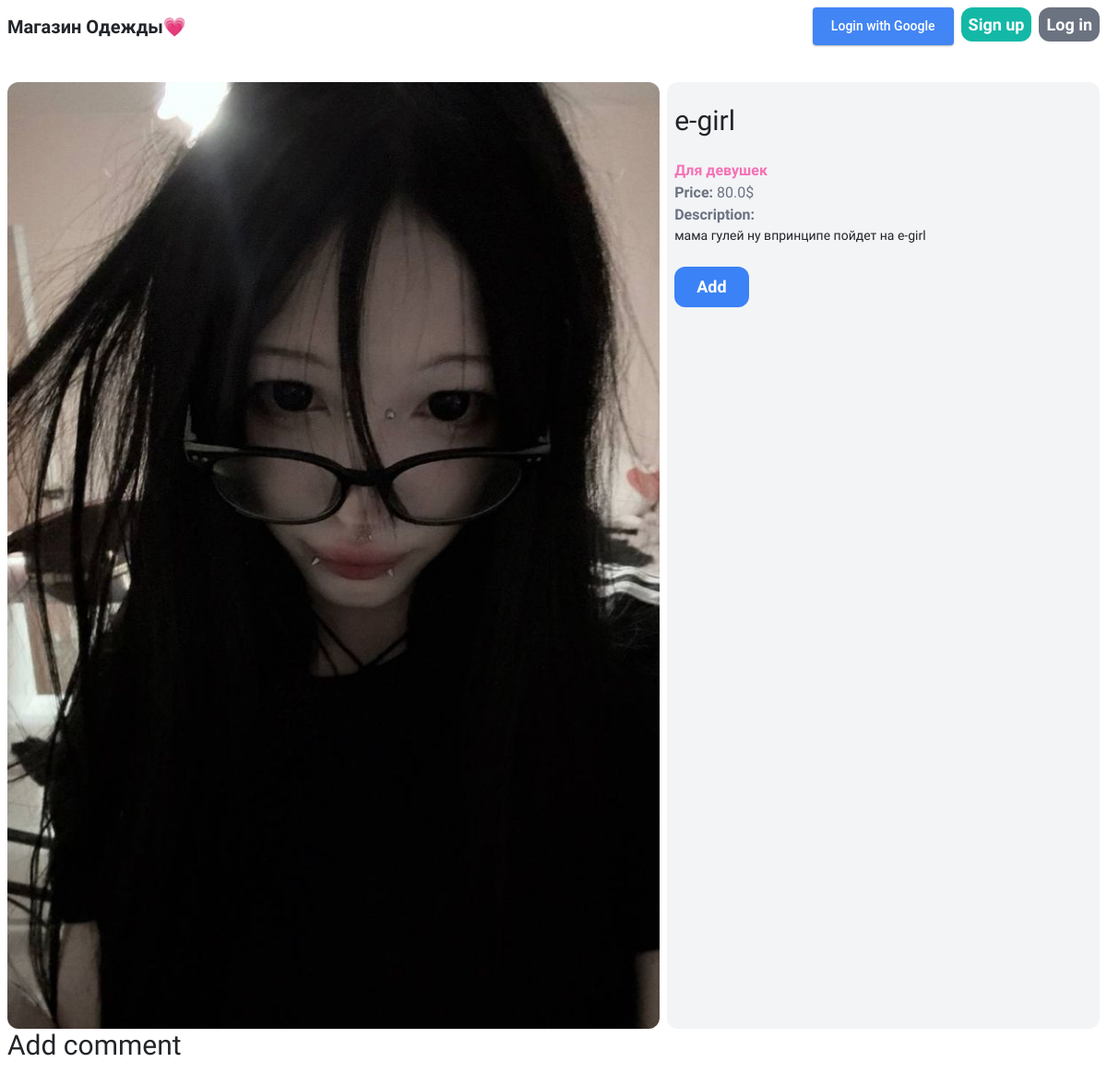
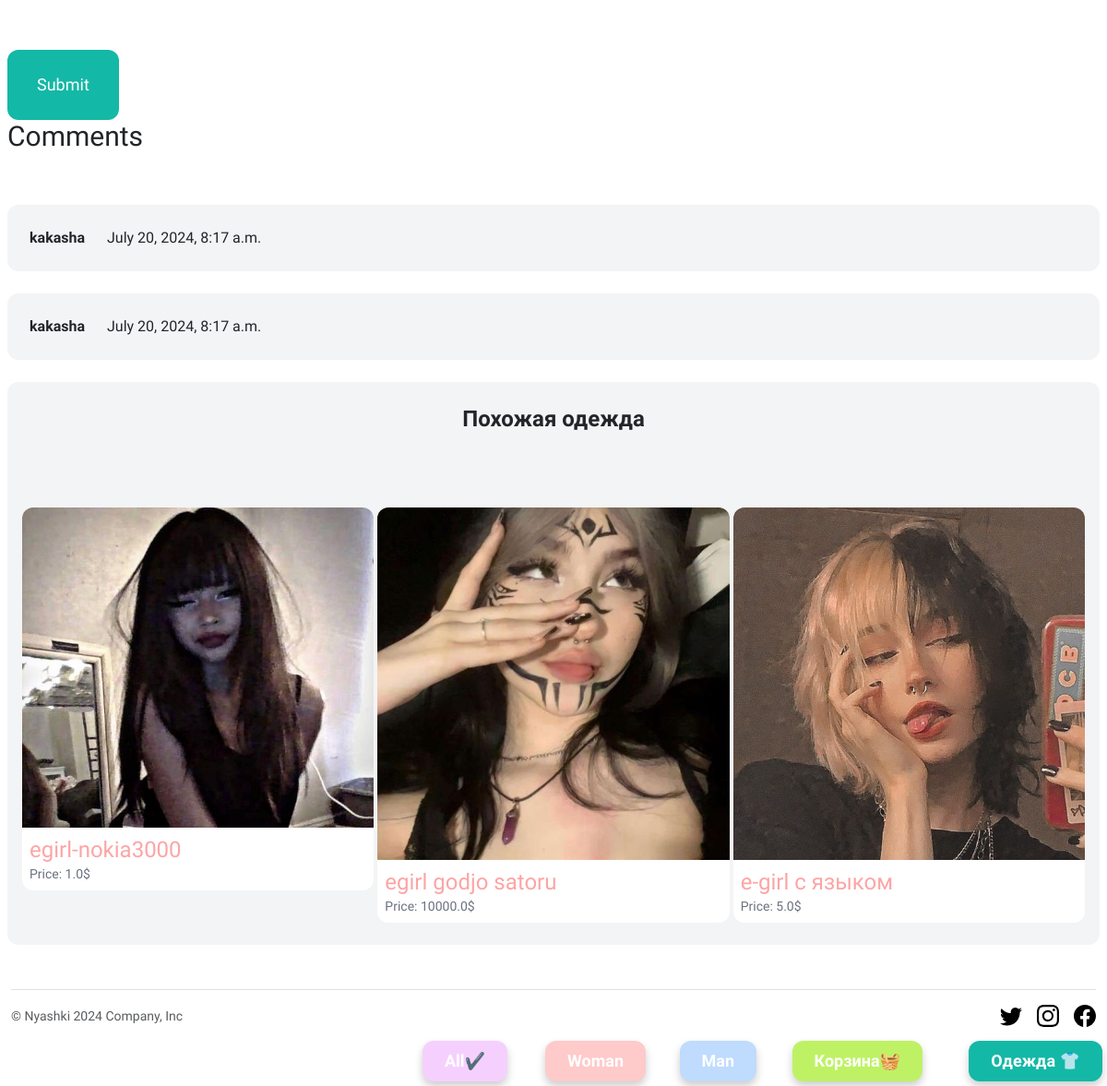
The app's page /items/8 with its own data (2 pictures, top to bottom).
### item/models.py (models this page shows, shortened)
class Item(models.Model):
    category = models.ForeignKey(Category, related_name='items', on_delete=models.CASCADE)
    name = models.CharField(max_length=255)
    description = models.TextField(blank=True, null=True)
    price = models.FloatField()
    image = models.ImageField(upload_to='item_images', blank=True, null=True)
    is_sold = models.BooleanField(default=False)
    created_at = models.DateTimeField(auto_now_add=True)
    users = models.ManyToManyField(User, related_name='items', blank=True)
    gender = models.CharField(max_length=1, choices=gender_choice)
    comments = models.ManyToManyField(Comment)

class Comment(models.Model):
    user = models.ForeignKey(User, related_name='comments', on_delete=models.CASCADE)
    description = models.TextField()
    created_at = models.DateTimeField()
    class Meta:
        ordering = ('-created_at',)

### item/views.py (the view, shortened to what this page needs)
# urls.py: path('<int:pk>', views.detail, name='detail'),
def detail(request, pk, operation=None, form=None, pk_comment=None, form_edit=None, op=None):
    item = get_object_or_404(Item, pk=pk)
    related_items = Item.objects.filter(category=item.category, is_sold=False).exclude(pk=pk)
    gender = ''
    if "gender" not in request.session:
        gender = 'ALL'
    else:
        gender = request.session["gender"]
    if gender != 'ALL':
        related_items = related_items.filter(gender=gender)
    return render(request, 'item/detail.html', {
            'item': item,
            'related_items': related_items,
            'gender': gender
    })

### item/templates/item/detail.html (shortened to what this page needs)
{% extends 'core/base.html' %}
{% block static %}
<link rel="stylesheet" href="static/item/css/mdb.min.css" />
{% endblock %}
{% block content %}
<a href="{% url 'core:index'%}" class="fixed-link inline-block md:mt-6 md:px-6 md:py-3 py-2 px-4 md:text-lg text-md font-semibold bg-teal-500 text-white rounded-xl">Одежда 👕</a>
<a href="{% url 'item:basket' %}" class="fixed-link2 inline-block md:mt-6 md:px-6 md:py-3 py-2 px-4 md:text-lg text-md font-semibold bg-lime-300 text-white rounded-xl">Корзина🧺
</a>
{% if gender == 'ALL' %}
<a href="{% url 'item:gender_detail' 'ALL' item.id %}" class="fixed-link5 inline-block md:mt-6 md:px-6 md:py-3 py-2 px-4 md:text-lg text-md font-semibold bg-fuchsia-200 text-white rounded-xl">All✔️</a>
{% else %}
<a href="{% url 'item:gender_detail' 'ALL' item.id %}" class="fixed-link5 inline-block md:mt-6 md:px-6 md:py-3 py-2 px-4 md:text-lg text-md font-semibold bg-fuchsia-200 text-white rounded-xl">All</a>
{% endif %}
{% if gender == 'W' %}
<a href="{% url 'item:gender_detail' 'W' item.id%}" class="fixed-link4 inline-block md:mt-6 md:px-6 md:py-3 py-2 px-4 md:text-lg text-md font-semibold bg-red-200 text-white rounded-xl">Woman✔️</a>
{% else %}
<a href="{% url 'item:gender_detail' 'W' item.id %}" class="fixed-link4 inline-block md:mt-6 md:px-6 md:py-3 py-2 px-4 md:text-lg text-md font-semibold bg-red-200 text-white rounded-xl">Woman</a>
{% endif %}
{% if gender == 'M' %}
<a href="{% url 'item:gender_detail' 'M' item.id %}" class="fixed-link3 inline-block md:mt-6 md:px-6 md:py-3 py-2 px-4 md:text-lg text-md font-semibold bg-blue-200 text-white rounded-xl">Man✔️</a>
{% else %}
<a href="{% url 'item:gender_detail' 'M' item.id %}" class="fixed-link3 inline-block md:mt-6 md:px-6 md:py-3 py-2 px-4 md:text-lg text-md font-semibold bg-blue-200 text-white rounded-xl">Man</a>
{% endif %}
<div class="grid grid-cols-5 md:gap-6 gap-2">
    <div class="col-span-3">
        <img src="{{ item.image.url }}" class="rounded-xl">
    </div>
    <div class="col-span-2 px-2 py-4 lg:px-12 lg:py-24 bg-gray-100 rounded-xl">
        <h1 class="md:mb-6 mb-4 text-xl md:text-3xl">{{ item.name }}</h1>
        {% if item.gender == "W" %}
        <p class="text-pink-400">
            <strong>Для девушек</strong><br>
        </p>
        {%endif%}
        <p class="text-gray-500"><strong>Price: </strong>{{ item.price }}$</p>
        {% if item.description %}
            <p class="text-gray-700">
                <strong class="text-gray-500 ">Description:</strong><br>
                <p class="text-sm">{{ item.description }} </p>
            </p>
        {% endif %}
        {% if not request.user.is_authenticated %}
            <a href="{% url 'item:add' item.id %}" class="inline-block md:mt-6 mt-4 md:px-6 md:py-3 px-4 py-2 text-lg font-semibold bg-blue-500 text-white rounded-xl">Add</a>
        {%endif%}
    </div>
</div>
<h1 class="mb-6 text-3xl">Add comment</h1>
<form method="post" action="{% url 'item:new_comment'  item.id %}" enctype="multipart/form-data">
    <button class="mt-6 py-4 px-8 text-lg bg-teal-500 hover:bg-teal-700 rounded-xl text-white">Submit</button>
</form>
{% if item.comments.all %}
<h1 class="mb-6 text-3xl">Comments</h1>
<div class="space-y-6">
{% for comment in item.comments.all %}
    {%if op %}
    <div id="{{op}}" class="p-6 flex {% if request.user == comment.user %} bg-sky-100 {% else %} bg-gray-100 {% endif %} rounded-xl">
    {%else%}
    <div class="p-6 flex {% if request.user == comment.user %} bg-sky-100 {% else %} bg-gray-100 {% endif %} rounded-xl">
    {%endif%}
        <div class="pr-6">
            <strong>{{comment.user.username}}</strong>
        </div>
        <div>
            {{ comment.created_at }}
        </div>
    </div>
{% endfor %}
</div>
{%endif%}
<div class="md:mt-6 mt-4 px-3 md:px-6 md:py-12 py-4 bg-gray-100 rounded-xl">
    <h2 class="md:mb-12 mb-8 text-2xl text-center font-semibold">Похожая одежда</h2>
    <div class="grid grid-cols-3 gap-1">
        {% for item in related_items %}
            <div>
                <a href="{% url 'item:detail' item.id %}">
                    {% if item.image.url %}
                    <img src="{{ item.image.url }}" class="rounded-t-xl">
                    {% endif %}
                    <div class="md:p-6 p-2 bg-white rounded-b-xl">
                        {% if item.gender == 'M'%}
                                <h2 class="md:text-2xl text-sm text-blue-300">{{ item.name }}
                                {% else %}
                                <h2 class="md:text-2xl text-sm text-red-300">{{ item.name }}
                        {% endif %}
                        <p class="text-gray-500 text-sm"">Price: {{ item.price }}$</p>
                    </div>
                </a>
            </div>
        {% endfor %}
    </div>
</div>
{% endblock %}

### core/templates/core/base.html (style rules this page uses)
.fixed-link { position: fixed; bottom: 5px; right: 5px; text-decoration: none; box-shadow: 0 5px 10px rgba(0, 0, 0, 0.2); z-index: 5; }
.fixed-link2 { position: fixed; bottom: 5px; right: 200px; text-decoration: none; box-shadow: 0 5px 10px rgba(0, 0, 0, 0.2); z-index: 5; }
.fixed-link3 { position: fixed; bottom: 5px; right: 380px; text-decoration: none; box-shadow: 0 5px 10px rgba(0, 0, 0, 0.2); z-index: 5; }
.fixed-link4 { position: fixed; bottom: 5px; right: 500px; text-decoration: none; box-shadow: 0 5px 10px rgba(0, 0, 0, 0.2); z-index: 5; }
.fixed-link5 { position: fixed; bottom: 5px; right: 650px; text-decoration: none; box-shadow: 0 5px 10px rgba(0, 0, 0, 0.2); z-index: 5; }
body { font-family: Comfortaa; }

### records on screen
Item: image (picture), name "e-girl", price "80.0", description "мама гулей ну впринципе пойдет на e-girl"
Comment: user.username "kakasha", created_at "July 20, 2024, 8:17 a.m."
Comment: user.username "kakasha", created_at "July 20, 2024, 8:17 a.m."
Item: image (picture), name "egirl-nokia3000", price "1.0"
Item: image (picture), name "egirl godjo satoru", price "10000.0"
Item: image (picture), name "e-girl с языком", price "5.0"
